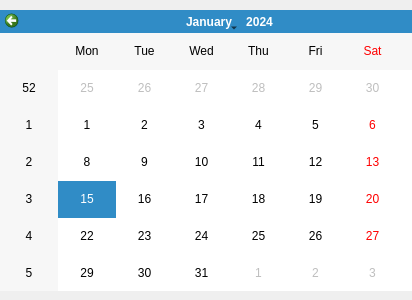
<?xml version="1.0" encoding="UTF-8"?>
<ui version="4.0">
 <class>Calendar</class>
 <widget class="QWidget" name="Calendar">
  <property name="geometry">
   <rect>
    <x>0</x>
    <y>0</y>
    <width>412</width>
    <height>300</height>
   </rect>
  </property>
  <property name="windowTitle">
   <string>Calendar</string>
  </property>
  <widget class="QWidget" name="gridLayoutWidget">
   <property name="geometry">
    <rect>
     <x>0</x>
     <y>10</y>
     <width>458</width>
     <height>281</height>
    </rect>
   </property>
   <layout class="QGridLayout" name="gridLayout">
    <item row="0" column="0">
     <widget class="QCalendarWidget" name="calendarWidget"/>
    </item>
   </layout>
  </widget>
 </widget>
 <resources/>
 <connections/>
</ui>
